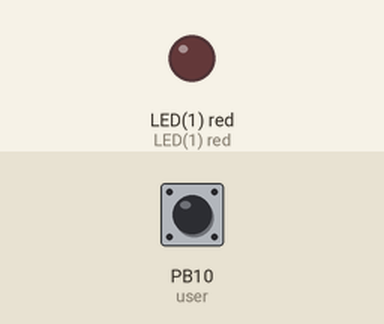
Simulated run of this program. Board: pyboard running MicroPython. On the bench: output pins drawn as LEDs (lit = HIGH). Dashed ring = blinking. The test bench sets the inputs (shaded band); at power-on: PB10 (user) HIGH. What the program prints to the serial console is not drawn.

Above: at 1.2 s.
1.3 s: PB10 (user) pulled LOW for 3.2 s
At 1.9 s:
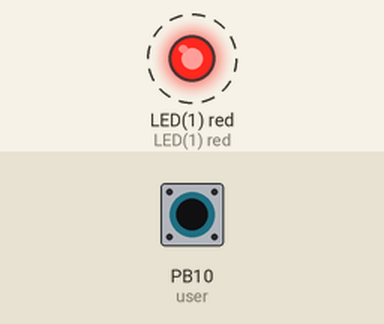
Timing chart, 0 to 5.5 s (numbered marks = the images above; inputs shaded):
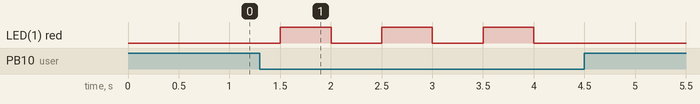

The program:

pyb_LED.py
```python
# (licence header left out)
from pyb import Pin, LED
import time
# There is only one builtin LED on the BlackPill.
BUILTIN_LED_NUM = 1
# A button connected to pin PB10
USER_BUTTON_PIN = 'PB10'

# Builtin LED
led = LED(BUILTIN_LED_NUM)

#user button pulled up to VCC with a resistor
user = Pin(USER_BUTTON_PIN, Pin.IN, Pin.PULL_UP)

try:
    print("----------------")
    print("Program started.")
    print("* Using Builtin LED at {}.".format(led))
    print("* User Button defined at {}.".format(USER_BUTTON_PIN))
    print("\n")
    print("Press User button to turn on LED or Control-c in Shell to exit.")
    done = False
    while not done:
        user_btn = user.value()
        if user_btn == 0:
            led.on()
            time.sleep(0.5)
        led.off()
        time.sleep(0.5)
except KeyboardInterrupt:
    done = True
    print('Interrupted by Control-c.')
finally:
    led.off()
    print('Finished.')
```

Measured:
- after the input at 1.3 s, LED(1) red: alternates HIGH for 0.50 s and LOW for 0.50 s, 6 changes in all, then stays LOW, starting after 0.20 s
